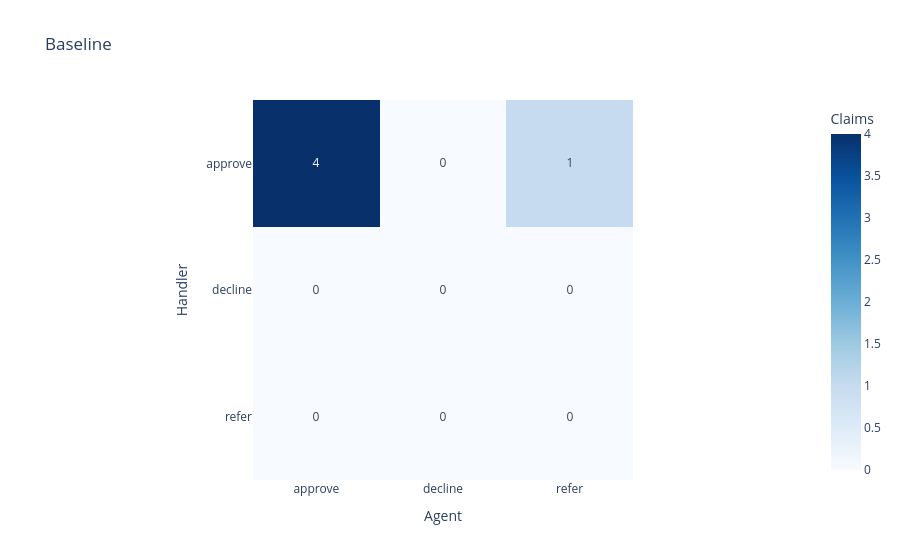

Source (notebook cell):
### Code cell
show_confusion_matrix(baseline_table, "Baseline")

### Figure 1 — Plotly figure (JSON) as saved in the notebook; plotly's stock layout.template omitted (floating-point values rounded to 4 significant figures)
{"data": [{"coloraxis": "coloraxis", "hovertemplate": "Agent: %{x}<br>Handler: %{y}<br>Claims: %{z}<extra></extra>", "name": "0", "texttemplate": "%{z}", "type": "heatmap", "x": ["approve", "decline", "refer"], "xaxis": "x", "y": ["approve", "decline", "refer"], "yaxis": "y", "z": [[4, 0, 1], [0, 0, 0], [0, 0, 0]]}], "layout": {"coloraxis": {"autocolorscale": false, "colorbar": {"title": {"text": "Claims"}}, "colorscale": [[0, "rgb(247,251,255)"], [0.125, "rgb(222,235,247)"], [0.25, "rgb(198,219,239)"], [0.375, "rgb(158,202,225)"], [0.5, "rgb(107,174,214)"], [0.625, "rgb(66,146,198)"], [0.75, "rgb(33,113,181)"], [0.875, "rgb(8,81,156)"], [1, "rgb(8,48,107)"]]}, "title": {"text": "Baseline"}, "xaxis": {"anchor": "y", "constrain": "domain", "domain": [0, 1], "scaleanchor": "y", "title": {"text": "Agent"}}, "yaxis": {"anchor": "x", "autorange": "reversed", "constrain": "domain", "domain": [0, 1], "title": {"text": "Handler"}}}}
